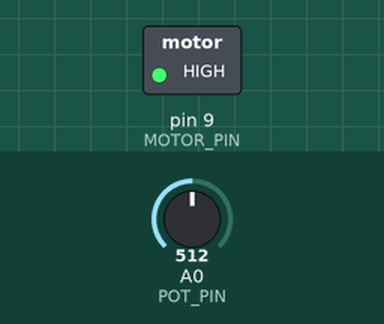
Recording of a sketch running on a simulated Arduino Uno, built with avr-gcc and run on an emulated ATmega328P. On the bench: switched loads named in the sketch (green lamp = pin HIGH). Inputs (shaded band) come from the test bench; at power-on: A0 (POT_PIN) = 512.

Above: at 1.2 s.
1.3 s: A0 (POT_PIN) set to 122
At 2.1 s:
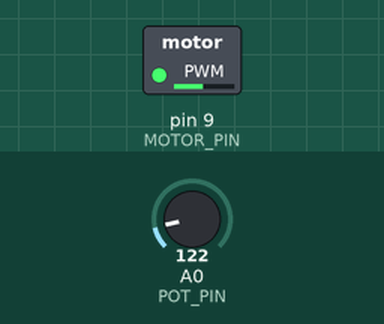
2.8 s: A0 (POT_PIN) set to 0
At 3.3 s:
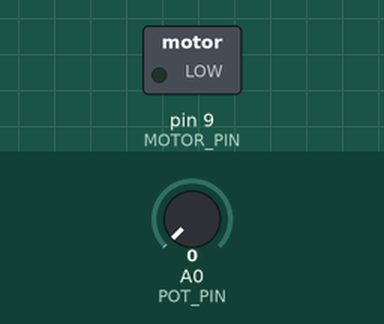
4.3 s: A0 (POT_PIN) set to 306
At 5.6 s:
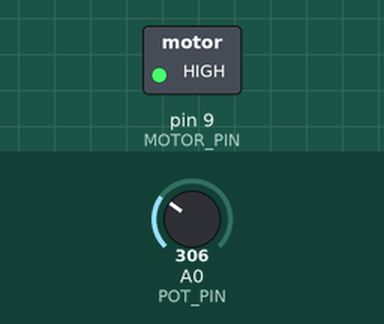
Timing chart, 0 to 7.3 s (numbered marks = the images above; inputs shaded):
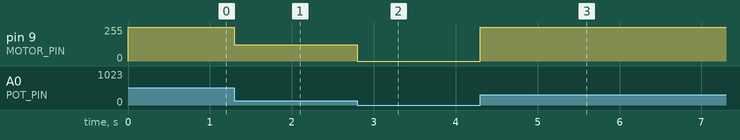

Measured:
- after the input at 1.3 s, pin 9 (MOTOR_PIN): 255/255 → 122/255 at once
- after the input at 2.8 s, pin 9 (MOTOR_PIN): 122/255 → 0/255 at once
- after the input at 4.3 s, pin 9 (MOTOR_PIN): 0/255 → 255/255 at once

The sketch:

Test.ino
```cpp
#define MOTOR_PIN 9
#define POT_PIN A0


void setup() {

  // Change analog write frequency of pin 9 to 31.25kHz (from default 490Hz) to avoid audible noise from the motor
  TCCR1B = TCCR1B & 0b11111000 | 0x01;


  // Set Pin 2 as an output
  pinMode(MOTOR_PIN, OUTPUT);
  pinMode(POT_PIN, INPUT_PULLUP);


}

void loop() {

  analogWrite(MOTOR_PIN,analogRead(POT_PIN));


}
```
